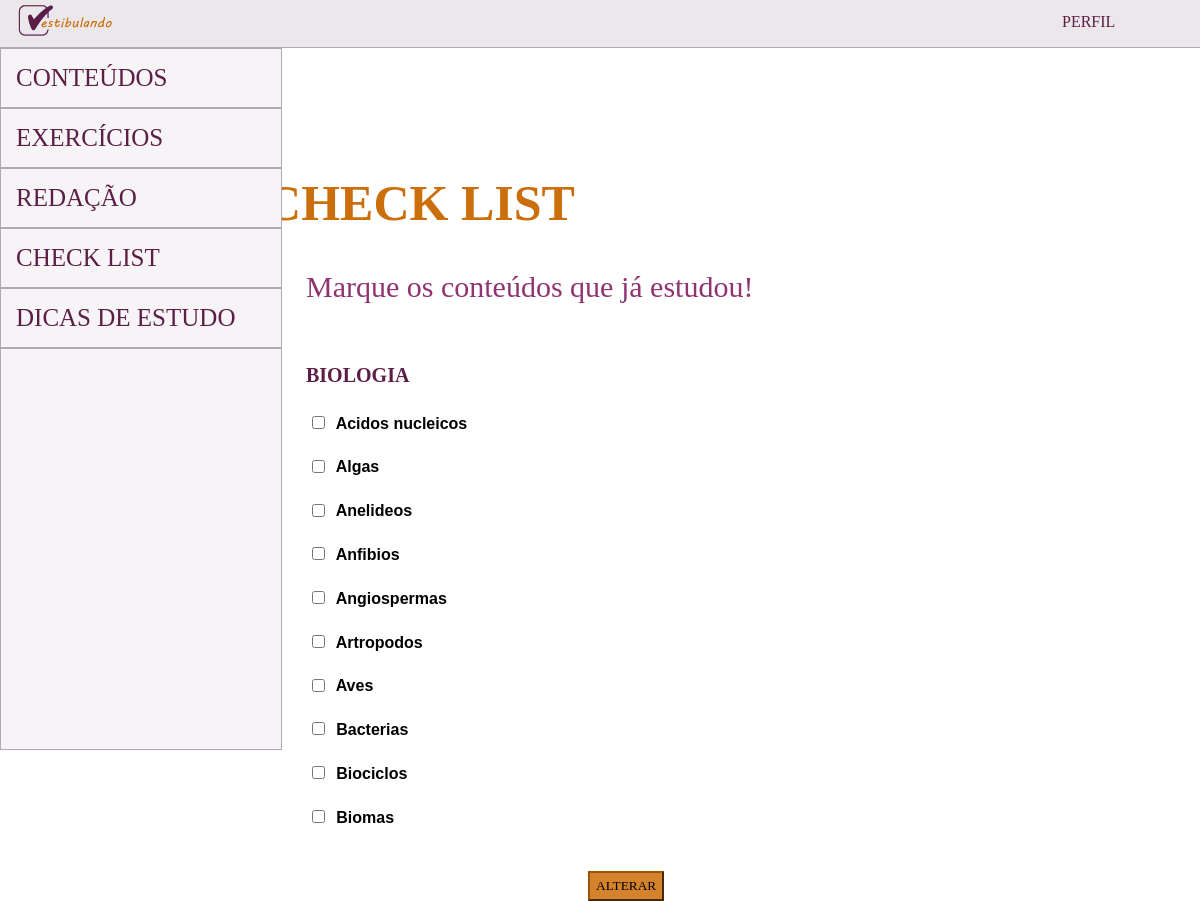
Page /check_list.php on the earlier database version.
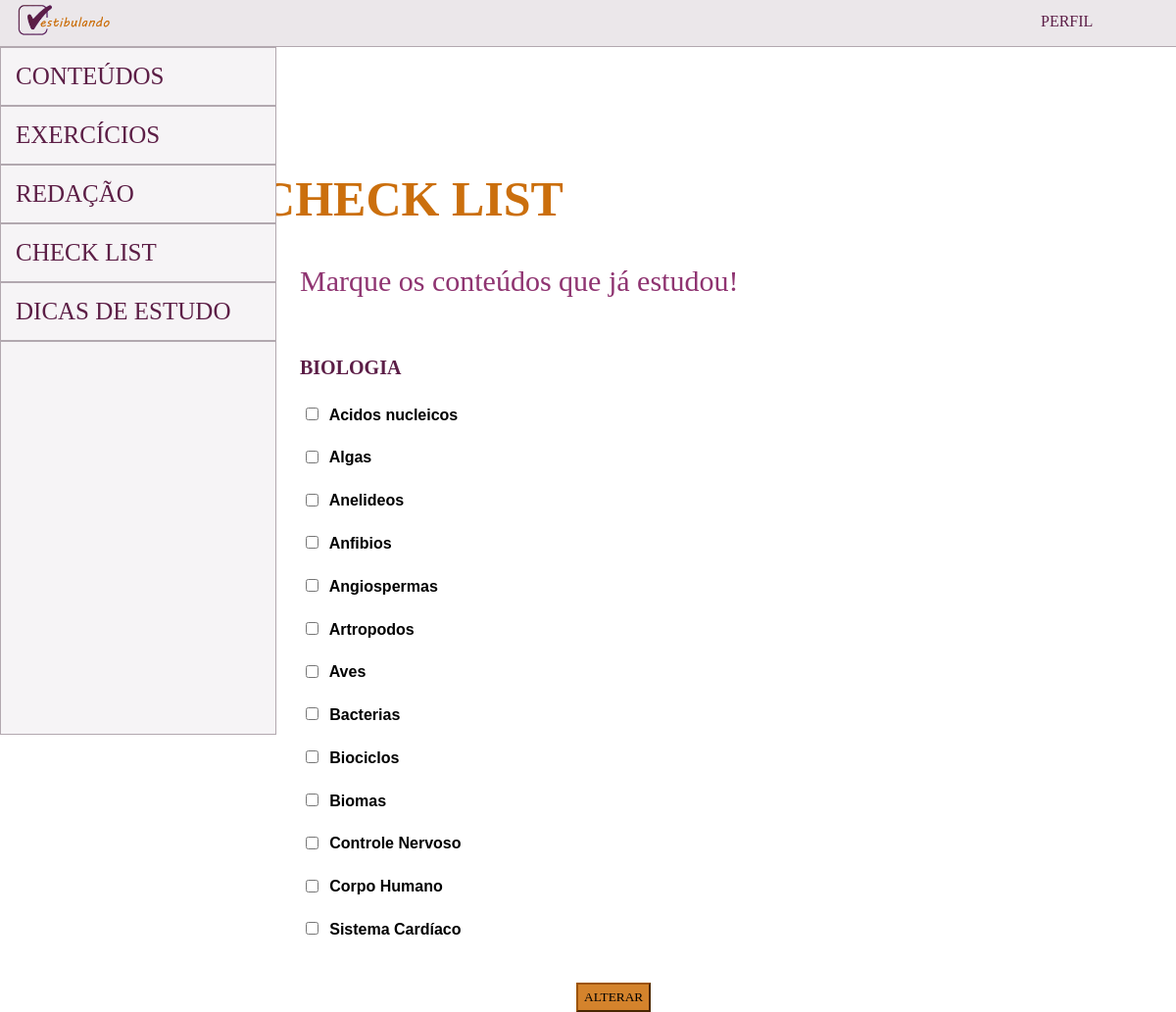
Same page on the later database version.
### tables this page shows
CREATE TABLE conteudo(
	id_cont INT(5) AUTO_INCREMENT PRIMARY KEY,
    id_disc INT(5) NOT NULL, 
	nome_cont VARCHAR(60) NOT NULL
);

### check_list.php (the view, shortened to what this page needs)
<?php
    $host = "localhost";
    $usuario = "root";
    $pass = "";
    $db = "vestibulando";
    $conexao = mysqli_connect($host, $usuario, $pass, $db) or die (mysql_error());
    mysqli_select_db($conexao, $db);
    mysqli_autocommit($conexao, TRUE);
    $email_session = $_SESSION['email'];
    $comando_iduser = "SELECT id FROM usuarios WHERE email = '" . $email_session . "';";
    $busca = mysqli_query($conexao, $comando_iduser);
    $id_user = mysqli_fetch_assoc($busca);
    $disciplina = 1;
    $comando_buscar = "SELECT nome_cont as conteudo, nome_disc as disciplina, id_cont
                        FROM conteudo c
                        INNER JOIN disciplina d ON c.id_disc =d.id_disc
                        WHERE d.id_disc = " . $disciplina . ";";
    $busca = mysqli_query($conexao, $comando_buscar);
?>
<!DOCTYPE html>
<html>
    <head>
        <link href="check_list.css" rel="stylesheet">
    </head>
<body>
    <menu id="main-nav">
        <div id="nav">
            <a href="index.html"><img src="imagens/logo.png" id="logo"/></a>
            <a href="perfil.php" class="perfil"> PERFIL </a>
        </div>
    </menu>
<ul id="vertical">
    <li><a href="#">CONTEÚDOS</a>
    </li>
    <li><a href="#">EXERCÍCIOS</a>
    </li>
    <li><a href="#">REDAÇÃO</a>
    </li>
    <li><a href="check_list.php">CHECK LIST</a></li>
    <li><a href="dicas_estudo.html">DICAS DE ESTUDO</a></li>
</ul>
      <div class="tres"></div>
      <h3> CHECK LIST </h3>
      <p> Marque os conteúdos que já estudou!</p>
      <h6>BIOLOGIA </h6>
          <b> <div id="checkbox">
          <form action=checkando.php method="post">
            <?php
            while ($conteudo = $busca->fetch_array()) {
                $comando = "SELECT o.id_cont
                            FROM check_list c INNER JOIN usuarios u ON c.id = u.id
                                INNER JOIN disciplina d ON c.id_disc = d.id_disc
                                INNER JOIN conteudo o ON c.id_cont = o.id_cont
                            WHERE o.id_cont = " . $conteudo['id_cont'] . " AND u.id = '" . $id_user['id'] . "';";
                $verifica = mysqli_query($conexao, $comando);
                if (mysqli_num_rows($verifica)>0){
                    echo '<input type="checkbox" id="check" name="' . $conteudo["id_cont"] . '" value="scales" checked/>
                    <label for="scales">' . $conteudo["conteudo"] . '</label>
                    <br>
                    <br>';
                }
                else{
                    echo '<input type="checkbox" id="check" name="' . $conteudo["id_cont"] . '" value="scales"/>
                    <label for="scales">' . $conteudo["conteudo"] . '</label>
                    <br>
                    <br>';
                };
};
?>
        </div>
        <button id="botao" type="submit">ALTERAR</button>
          </b>
</body>
</html>

### check_list.css (style rules this page uses)
menu { margin: 0; padding: 0; }
#nav { list-style-type: none; }
#main-nav { margin: 0; padding: 0; width: 100%; height: 47px; background-color: #ebe7ea; border-bottom: 1px solid #b2a8af; }
#nav { margin: 0 auto; padding: 0; }
#logo { float: left; width: 10%; margin-top: -2.4%; position: relative; }
body { margin: 0 auto; }
#nav a.perfil { color: #5c1e47; font-family: Aharoni, cursive; }
#nav a.perfil:link { text-decoration: none; float: right; width: 10%; position: relative; padding: 13px 18px; }
ul { margin: 0; padding: 0; list-style: none; width: 150px; }
ul li { position: relative; }
ul li a { display: block; text-decoration: none; font-family: Aharoni, cursive; font-size: 25px; color: #5c1e46; background: #f6f4f6; width: 250px; padding: 15px; border: 1px solid #b2a8af; }
div.tres { width: 280px; height:400px; background: #f6f4f6; border: 1px solid #b2a8af; }
h3 { margin-top: -48%; margin-left: -30%; font-family: Aharoni, cursive; font-size: 50px; color: #cb6f0d; text-align: center; }
input { margin: .4rem; }
#checkbox { margin-left: 25.5%; margin-right: 5%; margin-top: -2%; font-family: arial; }
#botao { position: absolute; margin-left: 49%; margin-top: 2%; height: 30px; background-color: #d4832c; font-family: Aharoni, cursive; border:2px outset #9d5406; }
p { margin-left: 25.5%; margin-top: -1%; font-family: aharoni; font-size: 30px; color: #8f3471; }
h6 { margin-left: 25.5%; margin-top: 5%; font-family: aharoni; font-size: 20px; color: #5c1e47; }

Differences in the rows shown:
now on this page (row edited): conteudo: nome_cont "Controle Nervoso"
now on this page (row edited): conteudo: nome_cont "Corpo Humano"
now on this page (row edited): conteudo: nome_cont "Sistema Cardíaco"
